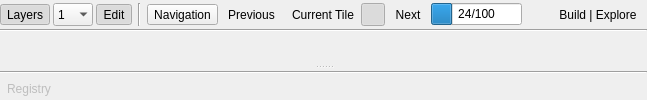
       <widget class="QWidget" name="MainBlock" native="true">
        <layout class="QVBoxLayout" name="verticalLayout_6">
         <property name="spacing">
          <number>3</number>
         </property>
         <property name="leftMargin">
          <number>0</number>
         </property>
         <property name="topMargin">
          <number>0</number>
         </property>
         <property name="rightMargin">
          <number>0</number>
         </property>
         <property name="bottomMargin">
          <number>0</number>
         </property>
         <item>
          <widget class="QWidget" name="HeaderMainBlock" native="true">
           <layout class="QHBoxLayout" name="horizontalLayout_2">
            <property name="spacing">
             <number>3</number>
            </property>
            <property name="sizeConstraint">
             <enum>QLayout::SetMaximumSize</enum>
            </property>
            <property name="leftMargin">
             <number>0</number>
            </property>
            <property name="topMargin">
             <number>3</number>
            </property>
            <property name="rightMargin">
             <number>0</number>
            </property>
            <property name="bottomMargin">
             <number>0</number>
            </property>
            <item>
             <widget class="QWidget" name="LayersEditSettingsBlockWidget" native="true">
              <layout class="QHBoxLayout" name="horizontalLayout_13">
               <property name="spacing">
                <number>3</number>
               </property>
               <property name="leftMargin">
                <number>0</number>
               </property>
               <property name="topMargin">
                <number>0</number>
               </property>
               <property name="rightMargin">
                <number>0</number>
               </property>
               <property name="bottomMargin">
                <number>0</number>
               </property>
               <item>
                <widget class="QToolButton" name="QPBtn_LayerToolbars">
                 <property name="enabled">
                  <bool>true</bool>
                 </property>
                 <property name="cursor">
                  <cursorShape>PointingHandCursor</cursorShape>
                 </property>
                 <property name="toolTip">
                  <string>Show/Hide layer toolbars per view</string>
                 </property>
                 <property name="text">
                  <string>Layers</string>
                 </property>
                 <property name="icon">
                  <iconset>
                   <normaloff>:/plugins/thrase/icons/layer_toolbar.svg</normaloff>:/plugins/thrase/icons/layer_toolbar.svg</iconset>
                 </property>
                 <property name="checkable">
                  <bool>true</bool>
                 </property>
                 <property name="checked">
                  <bool>true</bool>
                 </property>
                 <property name="toolButtonStyle">
                  <enum>Qt::ToolButtonTextBesideIcon</enum>
                 </property>
                 <property name="autoRaise">
                  <bool>false</bool>
                 </property>
                </widget>
               </item>
               <item>
                <widget class="QComboBox" name="QCBox_NumLayerToolbars">
                 <property name="enabled">
                  <bool>true</bool>
                 </property>
                 <property name="sizePolicy">
                  <sizepolicy hsizetype="Minimum" vsizetype="Minimum">
                   <horstretch>0</horstretch>
                   <verstretch>0</verstretch>
                  </sizepolicy>
                 </property>
                 <property name="minimumSize">
                  <size>
                   <width>40</width>
                   <height>0</height>
                  </size>
                 </property>
                 <property name="toolTip">
                  <string>Set the maximum number of layer rows that
can be displayed and overlaid per view</string>
                 </property>
                 <property name="currentText">
                  <string>1</string>
                 </property>
                 <property name="maxCount">
                  <number>3</number>
                 </property>
                 <property name="sizeAdjustPolicy">
                  <enum>QComboBox::AdjustToMinimumContentsLengthWithIcon</enum>
                 </property>
                 <property name="frame">
                  <bool>false</bool>
                 </property>
                 <item>
                  <property name="text">
                   <string>1</string>
                  </property>
                 </item>
                 <item>
                  <property name="text">
                   <string>2</string>
                  </property>
                 </item>
                 <item>
                  <property name="text">
                   <string>3</string>
                  </property>
                 </item>
                </widget>
               </item>
               <item>
                <widget class="QToolButton" name="QPBtn_EditingToolbars">
                 <property name="cursor">
                  <cursorShape>PointingHandCursor</cursorShape>
                 </property>
                 <property name="toolTip">
                  <string>Show/Hide the editing toolbar</string>
                 </property>
                 <property name="text">
                  <string>Edit</string>
                 </property>
                 <property name="icon">
                  <iconset>
                   <normaloff>:/plugins/thrase/icons/editing_toolbar.svg</normaloff>:/plugins/thrase/icons/editing_toolbar.svg</iconset>
                 </property>
                 <property name="checkable">
                  <bool>true</bool>
                 </property>
                 <property name="checked">
                  <bool>true</bool>
                 </property>
                 <property name="toolButtonStyle">
                  <enum>Qt::ToolButtonTextBesideIcon</enum>
                 </property>
                 <property name="autoRaise">
                  <bool>false</bool>
                 </property>
                </widget>
               </item>
              </layout>
             </widget>
            </item>
            <item>
             <spacer name="horizontalSpacer_14">
              <property name="orientation">
               <enum>Qt::Horizontal</enum>
              </property>
              <property name="sizeType">
               <enum>QSizePolicy::Fixed</enum>
              </property>
              <property name="sizeHint" stdset="0">
               <size>
                <width>3</width>
                <height>20</height>
               </size>
              </property>
             </spacer>
            </item>
            <item>
             <widget class="Line" name="line_4">
              <property name="orientation">
               <enum>Qt::Vertical</enum>
              </property>
             </widget>
            </item>
            <item>
             <spacer name="horizontalSpacer_13">
              <property name="orientation">
               <enum>Qt::Horizontal</enum>
              </property>
              <property name="sizeType">
               <enum>QSizePolicy::Fixed</enum>
              </property>
              <property name="sizeHint" stdset="0">
               <size>
                <width>3</width>
                <height>20</height>
               </size>
              </property>
             </spacer>
            </item>
            <item>
             <widget class="QToolButton" name="QPBtn_EnableNavigation">
              <property name="cursor">
               <cursorShape>PointingHandCursor</cursorShape>
              </property>
              <property name="toolTip">
               <string>Enable tile-based navigation tool for better map inspection</string>
              </property>
              <property name="text">
               <string>Navigation</string>
              </property>
              <property name="icon">
               <iconset>
                <normaloff>:/plugins/thrase/icons/navigation.svg</normaloff>:/plugins/thrase/icons/navigation.svg</iconset>
              </property>
              <property name="checkable">
               <bool>true</bool>
              </property>
              <property name="toolButtonStyle">
               <enum>Qt::ToolButtonTextBesideIcon</enum>
              </property>
              <property name="autoRaise">
               <bool>false</bool>
              </property>
             </widget>
            </item>
            <item>
             <widget class="QWidget" name="NavigationBlockWidget" native="true">
              <property name="sizePolicy">
               <sizepolicy hsizetype="Expanding" vsizetype="Maximum">
                <horstretch>2</horstretch>
                <verstretch>0</verstretch>
               </sizepolicy>
              </property>
              <layout class="QHBoxLayout" name="horizontalLayout_3">
               <property name="spacing">
                <number>3</number>
               </property>
               <property name="leftMargin">
                <number>0</number>
               </property>
               <property name="topMargin">
                <number>0</number>
               </property>
               <property name="rightMargin">
                <number>0</number>
               </property>
               <property name="bottomMargin">
                <number>0</number>
               </property>
               <item>
                <widget class="QWidget" name="NavigationBlockWidgetControls" native="true">
                 <layout class="QHBoxLayout" name="horizontalLayout_10">
                  <property name="spacing">
                   <number>3</number>
                  </property>
                  <property name="leftMargin">
                   <number>0</number>
                  </property>
                  <property name="topMargin">
                   <number>0</number>
                  </property>
                  <property name="rightMargin">
                   <number>0</number>
                  </property>
                  <property name="bottomMargin">
                   <number>0</number>
                  </property>
                  <item>
                   <widget class="QWidget" name="widget_7" native="true">
                    <layout class="QHBoxLayout" name="horizontalLayout_4">
                     <property name="spacing">
                      <number>3</number>
                     </property>
                     <property name="leftMargin">
                      <number>0</number>
                     </property>
                     <property name="topMargin">
                      <number>0</number>
                     </property>
                     <property name="rightMargin">
                      <number>0</number>
                     </property>
                     <property name="bottomMargin">
                      <number>0</number>
                     </property>
                     <item>
                      <widget class="QToolButton" name="previousTile">
                       <property name="cursor">
                        <cursorShape>PointingHandCursor</cursorShape>
                       </property>
                       <property name="toolTip">
                        <string>Go to the previous navigation tile</string>
                       </property>
                       <property name="text">
                        <string>Previous</string>
                       </property>
                       <property name="icon">
                        <iconset>
                         <normaloff>:/plugins/thrase/icons/previous.svg</normaloff>:/plugins/thrase/icons/previous.svg</iconset>
                       </property>
                       <property name="toolButtonStyle">
                        <enum>Qt::ToolButtonTextBesideIcon</enum>
                       </property>
                       <property name="autoRaise">
                        <bool>true</bool>
                       </property>
                      </widget>
                     </item>
                     <item>
                      <widget class="QWidget" name="widget_11" native="true">
                       <layout class="QHBoxLayout" name="horizontalLayout_6">
                        <property name="spacing">
                         <number>0</number>
                        </property>
                        <property name="leftMargin">
                         <number>0</number>
                        </property>
                        <property name="topMargin">
                         <number>0</number>
                        </property>
                        <property name="rightMargin">
                         <number>0</number>
                        </property>
                        <property name="bottomMargin">
                         <number>0</number>
                        </property>
                        <item>
                         <widget class="QToolButton" name="currentTile">
                          <property name="cursor">
                           <cursorShape>PointingHandCursor</cursorShape>
                          </property>
                          <property name="toolTip">
                           <string>Go to current navigation tile</string>
                          </property>
                          <property name="text">
                           <string>Current Tile</string>
                          </property>
                          <property name="icon">
                           <iconset>
                            <normaloff>:/plugins/thrase/icons/current_tile.svg</normaloff>:/plugins/thrase/icons/current_tile.svg</iconset>
                          </property>
                          <property name="toolButtonStyle">
                           <enum>Qt::ToolButtonTextBesideIcon</enum>
                          </property>
                          <property name="autoRaise">
                           <bool>true</bool>
                          </property>
                         </widget>
                        </item>
                        <item>
                         <widget class="QToolButton" name="currentTileKeepVisible">
                          <property name="cursor">
                           <cursorShape>PointingHandCursor</cursorShape>
                          </property>
                          <property name="toolTip">
                           <string>Keep the current navigation tile always visible</string>
                          </property>
                          <property name="text">
                           <string/>
                          </property>
                          <property name="icon">
                           <iconset>
                            <normaloff>:/plugins/thrase/icons/visible.svg</normaloff>:/plugins/thrase/icons/visible.svg</iconset>
                          </property>
                          <property name="checkable">
                           <bool>true</bool>
                          </property>
                          <property name="checked">
                           <bool>true</bool>
                          </property>
                          <property name="toolButtonStyle">
                           <enum>Qt::ToolButtonIconOnly</enum>
                          </property>
                          <property name="autoRaise">
                           <bool>true</bool>
                          </property>
                         </widget>
                        </item>
                       </layout>
                      </widget>
                     </item>
                     <item>
                      <widget class="QToolButton" name="nextTile">
                       <property name="cursor">
                        <cursorShape>PointingHandCursor</cursorShape>
                       </property>
                       <property name="toolTip">
                        <string>Go to the next navigation tile</string>
                       </property>
                       <property name="layoutDirection">
                        <enum>Qt::RightToLeft</enum>
                       </property>
                       <property name="text">
                        <string>Next</string>
                       </property>
                       <property name="icon">
                        <iconset>
                         <normaloff>:/plugins/thrase/icons/next.svg</normaloff>:/plugins/thrase/icons/next.svg</iconset>
                       </property>
                       <property name="toolButtonStyle">
                        <enum>Qt::ToolButtonTextBesideIcon</enum>
                       </property>
                       <property name="autoRaise">
                        <bool>true</bool>
                       </property>
                      </widget>
                     </item>
                    </layout>
                   </widget>
                  </item>
                  <item>
                   <widget class="QProgressBar" name="QPBar_TilesNavigation">
                    <property name="sizePolicy">
                     <sizepolicy hsizetype="Expanding" vsizetype="Fixed">
                      <horstretch>0</horstretch>
                      <verstretch>0</verstretch>
                     </sizepolicy>
                    </property>
                    <property name="value">
                     <number>24</number>
                    </property>
                    <property name="format">
                     <string>%v/%m</string>
                    </property>
                   </widget>
                  </item>
                  <item>
                   <widget class="QToolButton" name="QPBtn_OpenInGE">
                    <property name="toolTip">
                     <string>Open the current navigation tile in Google Earth (KML)</string>
                    </property>
                    <property name="text">
                     <string/>
                    </property>
                    <property name="icon">
                     <iconset>
                      <normaloff>:/plugins/thrase/icons/open_in_ge.svg</normaloff>:/plugins/thrase/icons/open_in_ge.svg</iconset>
                    </property>
                    <property name="autoRaise">
                     <bool>true</bool>
                    </property>
                   </widget>
                  </item>
                 </layout>
                </widget>
               </item>
               <item>
                <widget class="QToolButton" name="QPBtn_OpenNavigationDialog">
                 <property name="cursor">
                  <cursorShape>PointingHandCursor</cursorShape>
                 </property>
                 <property name="toolTip">
                  <string>Generate and explore tile-based navigation for the current thematic layer</string>
                 </property>
                 <property name="text">
                  <string>Build | Explore</string>
                 </property>
                 <property name="icon">
                  <iconset>
                   <normaloff>:/plugins/thrase/icons/run_nav.svg</normaloff>:/plugins/thrase/icons/run_nav.svg</iconset>
                 </property>
                 <property name="toolButtonStyle">
                  <enum>Qt::ToolButtonTextBesideIcon</enum>
                 </property>
                 <property name="autoRaise">
                  <bool>true</bool>
                 </property>
                </widget>
               </item>
              </layout>
             </widget>
            </item>
            <item>
             <widget class="QWidget" name="widget_2" native="true">
              <property name="sizePolicy">
               <sizepolicy hsizetype="Expanding" vsizetype="Preferred">
                <horstretch>0</horstretch>
                <verstretch>0</verstretch>
               </sizepolicy>
              </property>
             </widget>
            </item>
           </layout>
          </widget>
         </item>
         <item>
          <widget class="Line" name="line_2">
           <property name="orientation">
            <enum>Qt::Horizontal</enum>
           </property>
          </widget>
         </item>
         <item>
          <widget class="QWidget" name="widget_8" native="true">
           <layout class="QVBoxLayout" name="verticalLayout_4">
            <property name="spacing">
             <number>2</number>
            </property>
            <property name="leftMargin">
             <number>0</number>
            </property>
            <property name="topMargin">
             <number>0</number>
            </property>
            <property name="rightMargin">
             <number>0</number>
            </property>
            <property name="bottomMargin">
             <number>0</number>
            </property>
            <item>
             <widget class="QSplitter" name="splitter">
              <property name="sizePolicy">
               <sizepolicy hsizetype="Expanding" vsizetype="Expanding">
                <horstretch>0</horstretch>
                <verstretch>0</verstretch>
               </sizepolicy>
              </property>
              <property name="orientation">
               <enum>Qt::Vertical</enum>
              </property>
              <property name="childrenCollapsible">
               <bool>false</bool>
              </property>
              <widget class="QWidget" name="view_windows_widget" native="true">
               <property name="sizePolicy">
                <sizepolicy hsizetype="Expanding" vsizetype="Expanding">
                 <horstretch>0</horstretch>
                 <verstretch>1</verstretch>
                </sizepolicy>
               </property>
              </widget>
              <widget class="QWidget" name="ccd_plugin_widget" native="true">
               <property name="sizePolicy">
                <sizepolicy hsizetype="Expanding" vsizetype="Expanding">
                 <horstretch>0</horstretch>
                 <verstretch>0</verstretch>
                </sizepolicy>
               </property>
               <layout class="QVBoxLayout" name="verticalLayout_3">
                <property name="spacing">
                 <number>0</number>
                </property>
                <property name="leftMargin">
                 <number>0</number>
                </property>
                <property name="topMargin">
                 <number>0</number>
                </property>
                <property name="rightMargin">
                 <number>0</number>
                </property>
                <property name="bottomMargin">
                 <number>0</number>
                </property>
               </layout>
              </widget>
             </widget>
            </item>
            <item>
             <widget class="QWidget" name="bottom_widgets" native="true">
              <layout class="QVBoxLayout" name="verticalLayout_2">
               <property name="spacing">
                <number>0</number>
               </property>
               <property name="leftMargin">
                <number>0</number>
               </property>
               <property name="topMargin">
                <number>0</number>
               </property>
               <property name="rightMargin">
                <number>0</number>
               </property>
               <property name="bottomMargin">
                <number>0</number>
               </property>
               <item>
                <widget class="RegistryWidget" name="registry_widget" native="true"/>
               </item>
               <item>
                <widget class="Line" name="line_5">
                 <property name="orientation">
                  <enum>Qt::Horizontal</enum>
                 </property>
                </widget>
               </item>
               <item>
                <widget class="QWidget" name="footer_widget" native="true">
                 <property name="sizePolicy">
                  <sizepolicy hsizetype="Preferred" vsizetype="Fixed">
                   <horstretch>0</horstretch>
                   <verstretch>0</verstretch>
                  </sizepolicy>
                 </property>
                 <property name="font">
                  <font>
                   <pointsize>9</pointsize>
                  </font>
                 </property>
                 <layout class="QHBoxLayout" name="horizontalLayout_8">
                  <property name="spacing">
                   <number>3</number>
                  </property>
                  <property name="leftMargin">
                   <number>0</number>
                  </property>
                  <property name="topMargin">
                   <number>3</number>
                  </property>
                  <property name="rightMargin">
                   <number>0</number>
                  </property>
                  <property name="bottomMargin">
                   <number>0</number>
                  </property>
                  <item>
                   <widget class="QWidget" name="widget_10" native="true">
                    <layout class="QHBoxLayout" name="horizontalLayout_15">
                     <property name="leftMargin">
                      <number>0</number>
                     </property>
                     <property name="topMargin">
                      <number>0</number>
                     </property>
                     <property name="rightMargin">
                      <number>0</number>
                     </property>
                     <property name="bottomMargin">
                      <number>0</number>
                     </property>
                     <item>
                      <widget class="QToolButton" name="QPBtn_Registry">
                       <property name="enabled">
                        <bool>false</bool>
                       </property>
                       <property name="cursor">
                        <cursorShape>PointingHandCursor</cursorShape>
                       </property>
                       <property name="toolTip">
                        <string>ThRasE Registry is ENABLED.

Open the registry tool to review pixel changes over time.</string>
                       </property>
                       <property name="text">
                        <string>Registry</string>
                       </property>
                       <property name="icon">
                        <iconset>
                         <normaloff>:/plugins/thrase/icons/registry.svg</normaloff>:/plugins/thrase/icons/registry.svg</iconset>
                       </property>
                       <property name="checkable">
                        <bool>true</bool>
                       </property>
                       <property name="toolButtonStyle">
                        <enum>Qt::ToolButtonTextBesideIcon</enum>
                       </property>
                       <property name="autoRaise">
                        <bool>true</bool>
                       </property>
                      </widget>
                     </item>
                     <item>
                      <widget class="QLabel" name="editing_status">
                       <property name="sizePolicy">
                        <sizepolicy hsizetype="Preferred" vsizetype="Fixed">
                         <horstretch>0</horstretch>
                         <verstretch>0</verstretch>
                        </sizepolicy>
                       </property>
                       <property name="text">
                        <string/>
                       </property>
                      </widget>
                     </item>
                     <item>
                      <spacer name="horizontalSpacer_9">
                       <property name="orientation">
                        <enum>Qt::Horizontal</enum>
                       </property>
                       <property name="sizeHint" stdset="0">
                        <size>
                         <width>40</width>
                         <height>20</height>
                        </size>
                       </property>
                      </spacer>
                     </item>
                    </layout>
                   </widget>
                  </item>
                  <item>
                   <widget class="QLabel" name="map_coordinate">
                    <property name="font">
                     <font>
                      <family>Monospace</family>
                      <pointsize>8</pointsize>
                     </font>
                    </property>
                    <property name="toolTip">
                     <string>Current map coordinate</string>
                    </property>
                    <property name="text">
                     <string/>
                    </property>
                    <property name="alignment">
                     <set>Qt::AlignCenter</set>
                    </property>
                   </widget>
                  </item>
                  <item>
                   <widget class="QWidget" name="widget_9" native="true">
                    <layout class="QHBoxLayout" name="horizontalLayout_14">
                     <property name="leftMargin">
                      <number>0</number>
                     </property>
                     <property name="topMargin">
                      <number>0</number>
                     </property>
                     <property name="rightMargin">
                      <number>0</number>
                     </property>
                     <property name="bottomMargin">
                      <number>0</number>
                     </property>
                     <item>
                      <spacer name="horizontalSpacer_8">
                       <property name="orientation">
                        <enum>Qt::Horizontal</enum>
                       </property>
                       <property name="sizeHint" stdset="0">
                        <size>
                         <width>40</width>
                         <height>20</height>
                        </size>
                       </property>
                      </spacer>
                     </item>
                     <item>
                      <widget class="QLabel" name="label_4">
                       <property name="text">
                        <string/>
                       </property>
                      </widget>
                     </item>
                     <item>
                      <widget class="QToolButton" name="QPBtn_CCDPlugin">
                       <property name="cursor">
                        <cursorShape>PointingHandCursor</cursorShape>
                       </property>
                       <property name="toolTip">
                        <string>&lt;html&gt;&lt;head/&gt;&lt;body&gt;&lt;p&gt;Open the Continuous Change Detection (CCD) widget&lt;/p&gt;&lt;p&gt;CCD helps to analyze the trends and breakpoints over multi-year time series&lt;/p&gt;&lt;/body&gt;&lt;/html&gt;</string>
                       </property>
                       <property name="text">
                        <string/>
                       </property>
                       <property name="icon">
                        <iconset>
                         <normaloff>:/plugins/thrase/icons/ccd_plugin.svg</normaloff>:/plugins/thrase/icons/ccd_plugin.svg</iconset>
                       </property>
                       <property name="checkable">
                        <bool>true</bool>
                       </property>
                       <property name="toolButtonStyle">
                        <enum>Qt::ToolButtonIconOnly</enum>
                       </property>
                       <property name="autoRaise">
                        <bool>true</bool>
                       </property>
                      </widget>
                     </item>
                    </layout>
                   </widget>
                  </item>
                 </layout>
                </widget>
               </item>
              </layout>
             </widget>
            </item>
           </layout>
          </widget>
         </item>
        </layout>
       </widget>
